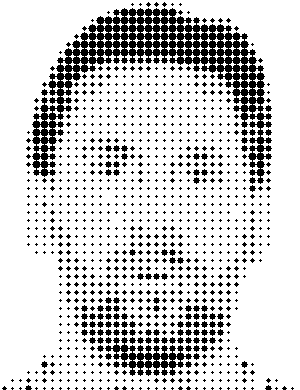

Python code for this plot:
import matplotlib.pyplot as plt
import cv2
import numpy as np
import os

# Get the path relative to this script file
script_dir = os.path.dirname(os.path.abspath(__file__))
image_path = os.path.join(script_dir, "../../data/28003-1740766555.webp")
image_path = os.path.normpath(image_path)

img = cv2.imread(image_path, cv2.IMREAD_GRAYSCALE)

def halftone_dots(img, cell_size=10, max_dot_size=10, min_dot_size=0):
    h, w = img.shape
    norm = img / 255.0
    halftone = np.ones((h, w), dtype=np.uint8) * 255
    dots = []
    for y in range(0, h, cell_size):
        for x in range(0, w, cell_size):
            cell = norm[y:y+cell_size, x:x+cell_size]
            brightness = np.mean(cell)

            radius = int((1 - brightness) * (max_dot_size / 2))
            if radius > min_dot_size:
                center = (x + cell_size // 2, y + cell_size // 2)
                cv2.circle(halftone, center, radius, 0, -1)
                dots.append((center, radius))

    return halftone, dots


cell_size = 8
max_dot_size = 10
min_dot_size = 0

halftone, dots = halftone_dots(img, cell_size=cell_size, max_dot_size=max_dot_size, min_dot_size=min_dot_size)

plt.imshow(halftone, cmap='gray')
plt.axis('off')
plt.show()

cv2.imwrite("python/drawing_code/image_dots.png", halftone)
